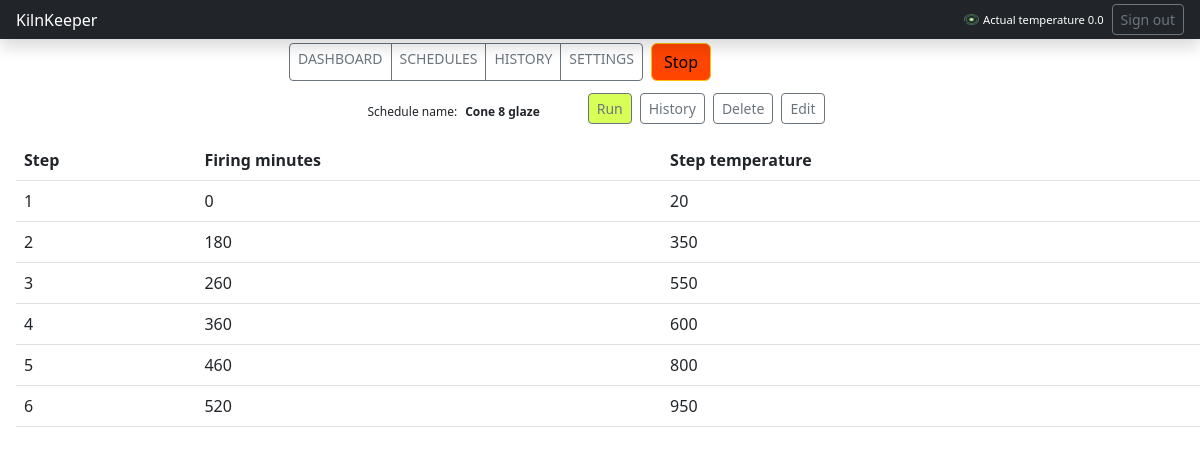
Screenshot of /schedule/5/ with the database file from the repository.
### kilnkeeperconsole/models.py (models this page shows, shortened)
class ActualKilnStatus(models.Model):
    actualTemperature = models.FloatField()
    firing = models.BooleanField()
    schedule_id = models.IntegerField(default=None, blank=True, null=True)

class Schedule(models.Model):
    name = models.CharField(max_length=200)

class Step(models.Model):
    Schedule = models.ForeignKey(Schedule, on_delete=models.CASCADE)
    numerInLine = models.IntegerField()
    minutes = models.IntegerField()
    temperature = models.IntegerField()

### kilnkeeperconsole/views.py (the view)
# urls.py: path('schedule/<schedule_id>/', views.schedule, name='schedule'),
def schedule(request, schedule_id):
    act = ActualKilnStatus.objects.first()
    scheduleDB = Schedule.objects.get(id=schedule_id)
    steps = Step.objects.filter(Schedule_id=scheduleDB.id).all()
    return render(request, 'kilnkeeperconsole/schedule.html', {'schedule': scheduleDB, 'steps': steps, 'actual': act})

### kilnkeeperconsole/Templates/kilnkeeperconsole/schedule.html (shortened to what this page needs)
{% load static %}
<!doctype html>
<html lang="en">
<head>
    <link href="https://cdn.jsdelivr.net/npm/bootstrap@5.2.0/dist/css/bootstrap.min.css" rel="stylesheet"
>
    <link href="{% static 'css/schedules.css' %}" rel="stylesheet">
    <link href="{% static 'css/main.css' %}" rel="stylesheet">
</head>
<body>
{% include 'kilnkeeperconsole/header.html' with actual=actual %}
<div class="container-fluid">
    <div class="row">
        <main class="col-md-9 col-lg-10 px-md-4">
            {% include 'kilnkeeperconsole/menu.html' %}
        </main>
    </div>
</div>
<div>
    <div class="h6 d-flex justify-content-center ms-3 me-3">
        <div class="name pt-1 d-flex me-5 mt-2">Schedule name: <div class="fw-bold ms-2 "> {{ schedule.name }}</div></div>
        <a class='btn run-btn btn-sm btn-outline-secondary me-2' href="/run_schedule/{{ schedule.id }}/" id="run">Run</a>
        <a class='btn btn-sm btn-outline-secondary me-2' href="/history/{{ schedule.id }}/" id="history">History</a>
        <a class='btn btn-sm btn-outline-secondary me-2' href="/delete_schedule/{{ schedule.id }}/" id="delete">Delete</a>
        <a class='btn btn-sm btn-outline-secondary me-2' href='{% url 'edit_schedule' %}' id="edit">Edit</a>
    </div>
    <table class="table m-3">
        <thead>
        <tr>
            <th scope="col">Step</th>
            <th scope="col">Firing minutes</th>
            <th scope="col">Step temperature</th>
        </tr>
        </thead>
        <tbody>
        {% for step in steps %}
            <tr>
                <td>{{ step.numerInLine }}</td>
                <td>{{ step.minutes }}</td>
                <td>{{ step.temperature }}</td>
            </tr>
        {% endfor %}
        </tbody>
    </table>
</div>
</body>
</html>

### kilnkeeperconsole/Templates/kilnkeeperconsole/header.html (shortened to what this page needs)
{% load static %}
<!doctype html>
<html lang="en">
<head>
    <link href="https://cdn.jsdelivr.net/npm/bootstrap@5.2.0/dist/css/bootstrap.min.css" rel="stylesheet"
>
    <link href="{% static 'css/main.css' %}" rel="stylesheet">
</head>
<body>
<header class="navbar navbar-dark  sticky-top bg-dark flex-md-nowrap p-0 shadow ">
    <a class="navbar-brand col-md-1 col-lg-2 me-0 px-3 fs-6" href="#">KilnKeeper</a>
    <div class="d-flex text-white pt-0 p-0 me-0 px-3 mt-1 mb-1">
        <div class="d-flex justify-content-center">
            <div class="mt-2 temperature">
                <img class="pb-1 me-1" height="15px" width="15px" src="{% static 'images/rec.png' %}">Actual
                temperature {{ actual.actualTemperature }}
            </div>
            <a class='btn btn-sm btn-outline-secondary mr-1 ms-2' href='{% url 'logout' %}' id="sign_out">Sign out</a>
        </div>
    </div>
</header>
</body>
</html>

### kilnkeeperconsole/static/css/schedules.css (style rules this page uses)
.run-btn { background-color: #d8ff57 !important; }
.name { font-size: 12px; }

### kilnkeeperconsole/static/css/main.css (style rules this page uses)
.temperature { font-size: 0.7rem; }

### rows the page displays
ActualKilnStatus: actualTemperature "0.0"
Schedule: name "Cone 8 glaze"
Step: numerInLine "1", minutes "0", temperature "20"
Step: numerInLine "2", minutes "180", temperature "350"
Step: numerInLine "3", minutes "260", temperature "550"
Step: numerInLine "4", minutes "360", temperature "600"
Step: numerInLine "5", minutes "460", temperature "800"
Step: numerInLine "6", minutes "520", temperature "950"
